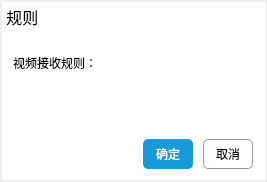
<?xml version="1.0" encoding="UTF-8"?>
<ui version="4.0">
 <class>WinRuleSet</class>
 <widget class="QWidget" name="WinRuleSet">
  <property name="geometry">
   <rect>
    <x>0</x>
    <y>0</y>
    <width>267</width>
    <height>182</height>
   </rect>
  </property>
  <property name="windowTitle">
   <string>WinRuleSet</string>
  </property>
  <property name="styleSheet">
   <string notr="true"/>
  </property>
  <layout class="QVBoxLayout" name="verticalLayout">
   <property name="spacing">
    <number>0</number>
   </property>
   <property name="leftMargin">
    <number>2</number>
   </property>
   <property name="topMargin">
    <number>2</number>
   </property>
   <property name="rightMargin">
    <number>2</number>
   </property>
   <property name="bottomMargin">
    <number>2</number>
   </property>
   <item>
    <widget class="QWidget" name="widget" native="true">
     <property name="styleSheet">
      <string notr="true">background-color: rgb(255, 255, 255);</string>
     </property>
     <layout class="QVBoxLayout" name="verticalLayout_2">
      <property name="spacing">
       <number>0</number>
      </property>
      <property name="leftMargin">
       <number>0</number>
      </property>
      <property name="topMargin">
       <number>0</number>
      </property>
      <property name="rightMargin">
       <number>0</number>
      </property>
      <property name="bottomMargin">
       <number>0</number>
      </property>
      <item>
       <widget class="QWidget" name="widget_2" native="true">
        <property name="minimumSize">
         <size>
          <width>0</width>
          <height>30</height>
         </size>
        </property>
        <property name="maximumSize">
         <size>
          <width>16777215</width>
          <height>30</height>
         </size>
        </property>
        <layout class="QHBoxLayout" name="horizontalLayout">
         <property name="spacing">
          <number>0</number>
         </property>
         <property name="leftMargin">
          <number>0</number>
         </property>
         <property name="topMargin">
          <number>0</number>
         </property>
         <property name="rightMargin">
          <number>0</number>
         </property>
         <property name="bottomMargin">
          <number>0</number>
         </property>
         <item>
          <widget class="QLabel" name="label">
           <property name="styleSheet">
            <string notr="true">font-size:16px;</string>
           </property>
           <property name="text">
            <string> 规则</string>
           </property>
          </widget>
         </item>
         <item>
          <widget class="QPushButton" name="btnClose">
           <property name="minimumSize">
            <size>
             <width>30</width>
             <height>30</height>
            </size>
           </property>
           <property name="maximumSize">
            <size>
             <width>30</width>
             <height>30</height>
            </size>
           </property>
           <property name="cursor">
            <cursorShape>PointingHandCursor</cursorShape>
           </property>
           <property name="styleSheet">
            <string notr="true">image: url(:Resources/Images/WinMain/sysbtn_close_normal.png);
border:none;</string>
           </property>
           <property name="text">
            <string/>
           </property>
           <property name="iconSize">
            <size>
             <width>30</width>
             <height>30</height>
            </size>
           </property>
          </widget>
         </item>
        </layout>
       </widget>
      </item>
      <item>
       <widget class="QWidget" name="widget_3" native="true">
        <layout class="QVBoxLayout" name="verticalLayout_4">
         <item>
          <widget class="QWidget" name="widget_4" native="true">
           <layout class="QVBoxLayout" name="verticalLayout_3">
            <property name="spacing">
             <number>0</number>
            </property>
            <property name="leftMargin">
             <number>0</number>
            </property>
            <property name="topMargin">
             <number>0</number>
            </property>
            <property name="rightMargin">
             <number>0</number>
            </property>
            <property name="bottomMargin">
             <number>0</number>
            </property>
            <item>
             <widget class="QLabel" name="label_2">
              <property name="text">
               <string>视频接收规则：</string>
              </property>
             </widget>
            </item>
            <item>
             <widget class="QWidget" name="widget_5" native="true">
              <layout class="QHBoxLayout" name="horizontalLayout_2"/>
             </widget>
            </item>
           </layout>
          </widget>
         </item>
         <item>
          <widget class="QWidget" name="widget_6" native="true">
           <property name="minimumSize">
            <size>
             <width>0</width>
             <height>40</height>
            </size>
           </property>
           <property name="maximumSize">
            <size>
             <width>16777215</width>
             <height>40</height>
            </size>
           </property>
           <widget class="QPushButton" name="btnAccept">
            <property name="geometry">
             <rect>
              <x>130</x>
              <y>10</y>
              <width>50</width>
              <height>30</height>
             </rect>
            </property>
            <property name="minimumSize">
             <size>
              <width>50</width>
              <height>30</height>
             </size>
            </property>
            <property name="maximumSize">
             <size>
              <width>50</width>
              <height>30</height>
             </size>
            </property>
            <property name="cursor">
             <cursorShape>PointingHandCursor</cursorShape>
            </property>
            <property name="styleSheet">
             <string notr="true">background:rgb(22,154,218);
color:#fff;
border:none;
border-radius:5%;</string>
            </property>
            <property name="text">
             <string>确定</string>
            </property>
           </widget>
           <widget class="QPushButton" name="pushButton_2">
            <property name="geometry">
             <rect>
              <x>190</x>
              <y>10</y>
              <width>50</width>
              <height>30</height>
             </rect>
            </property>
            <property name="minimumSize">
             <size>
              <width>50</width>
              <height>30</height>
             </size>
            </property>
            <property name="maximumSize">
             <size>
              <width>50</width>
              <height>30</height>
             </size>
            </property>
            <property name="cursor">
             <cursorShape>PointingHandCursor</cursorShape>
            </property>
            <property name="styleSheet">
             <string notr="true">border-radius:5%;
border:1px solid #999;</string>
            </property>
            <property name="text">
             <string>取消</string>
            </property>
           </widget>
          </widget>
         </item>
        </layout>
       </widget>
      </item>
     </layout>
    </widget>
   </item>
  </layout>
 </widget>
 <layoutdefault spacing="6" margin="11"/>
 <resources/>
 <connections>
  <connection>
   <sender>btnClose</sender>
   <signal>clicked(bool)</signal>
   <receiver>WinRuleSet</receiver>
   <slot>close()</slot>
   <hints>
    <hint type="sourcelabel">
     <x>251</x>
     <y>14</y>
    </hint>
    <hint type="destinationlabel">
     <x>133</x>
     <y>102</y>
    </hint>
   </hints>
  </connection>
  <connection>
   <sender>pushButton_2</sender>
   <signal>clicked()</signal>
   <receiver>WinRuleSet</receiver>
   <slot>close()</slot>
   <hints>
    <hint type="sourcelabel">
     <x>225</x>
     <y>155</y>
    </hint>
    <hint type="destinationlabel">
     <x>133</x>
     <y>90</y>
    </hint>
   </hints>
  </connection>
 </connections>
</ui>
